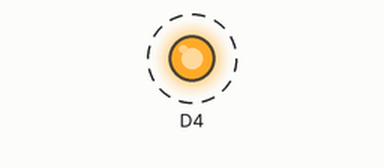
This sketch was run on a simulated ESP8266 (NodeMCU). On the bench: output pins drawn as LEDs (lit = HIGH). Dashed ring = blinking. WiFi joins after 1.5 s; servers stay silent unless stated; what the sketch prints to the serial monitor is not drawn.

Above: at 1.7 s.
Timing chart, 0 to 4.5 s (numbered marks = the images above):
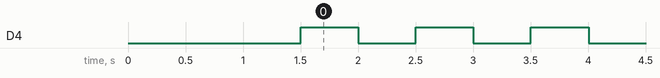

The sketch:

nodemcu-sketch.ino
```cpp
// Don't forget to replace the placeholders and insert your WiFi details as prompted in the code below on line 10

#include<ESP8266WiFi.h>
void setup() {
  // put your setup code here, to run once:
  // the nodemcu will try to connect to the WiFi
  Serial.begin(9600);
  pinMode(D4, OUTPUT);
  WiFi.mode(WIFI_AP_STA);
  WiFi.begin("MY_WIFI_SSID_NAME", "MY_WIFI_PASSWORD");
  Serial.println("Connecting to the WiFi \n");
  while(WiFi.waitForConnectResult() != WL_CONNECTED){
    Serial.print(" . ");
    delay(500);
  }
  Serial.println("Connected!");
}

// only when it connects, the LED will start blinking
void loop() {
  // put your main code here, to run repeatedly:
  digitalWrite(D4, HIGH);
  delay(500);
  digitalWrite(D4, LOW);
  delay(500);
  // flashes the inbuilt LED to indicate connection to the WiFi
}
```

Measured:
- by itself, D4: alternates HIGH for 0.50 s and LOW for 0.50 s
